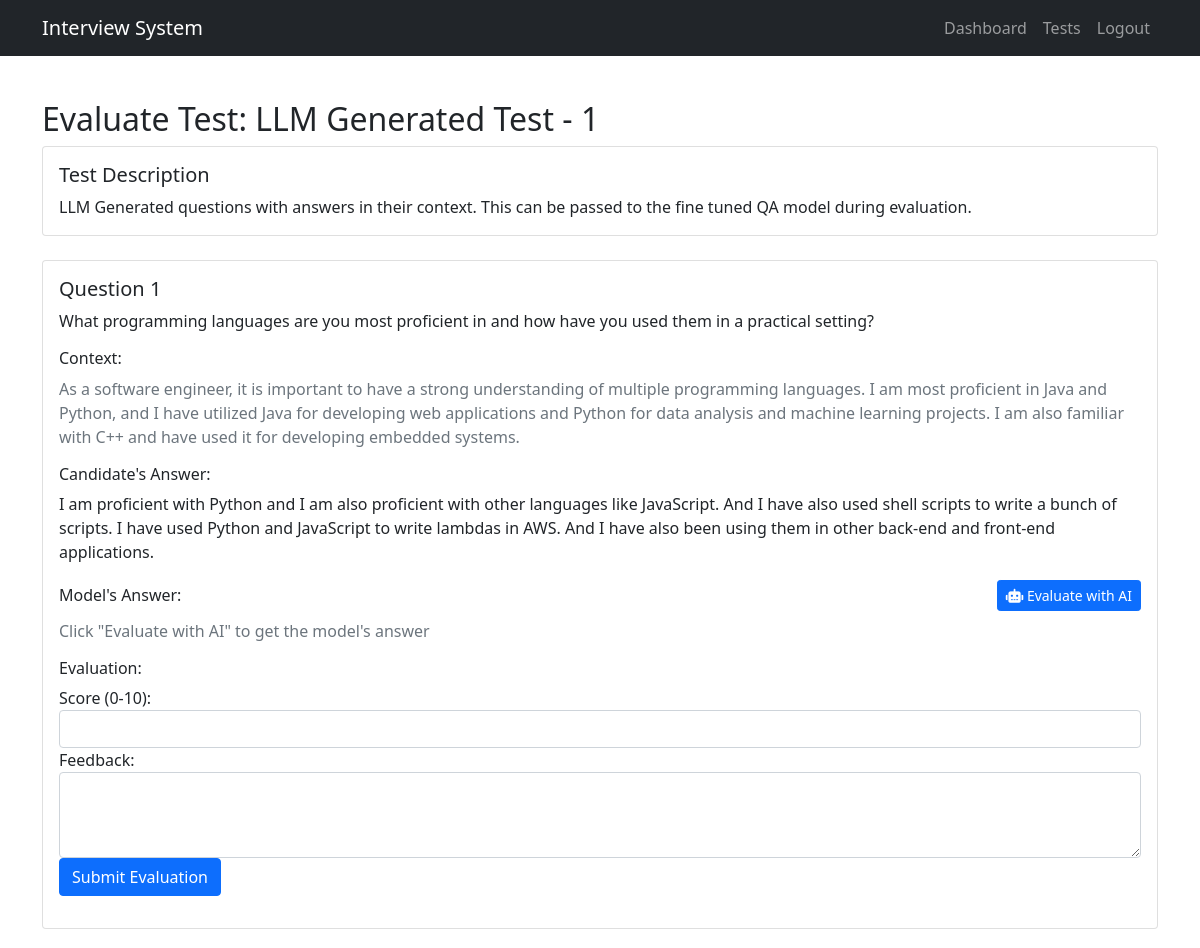
The page /admin/evaluate-test/3 (signed in, upper part) on the database as committed earlier.
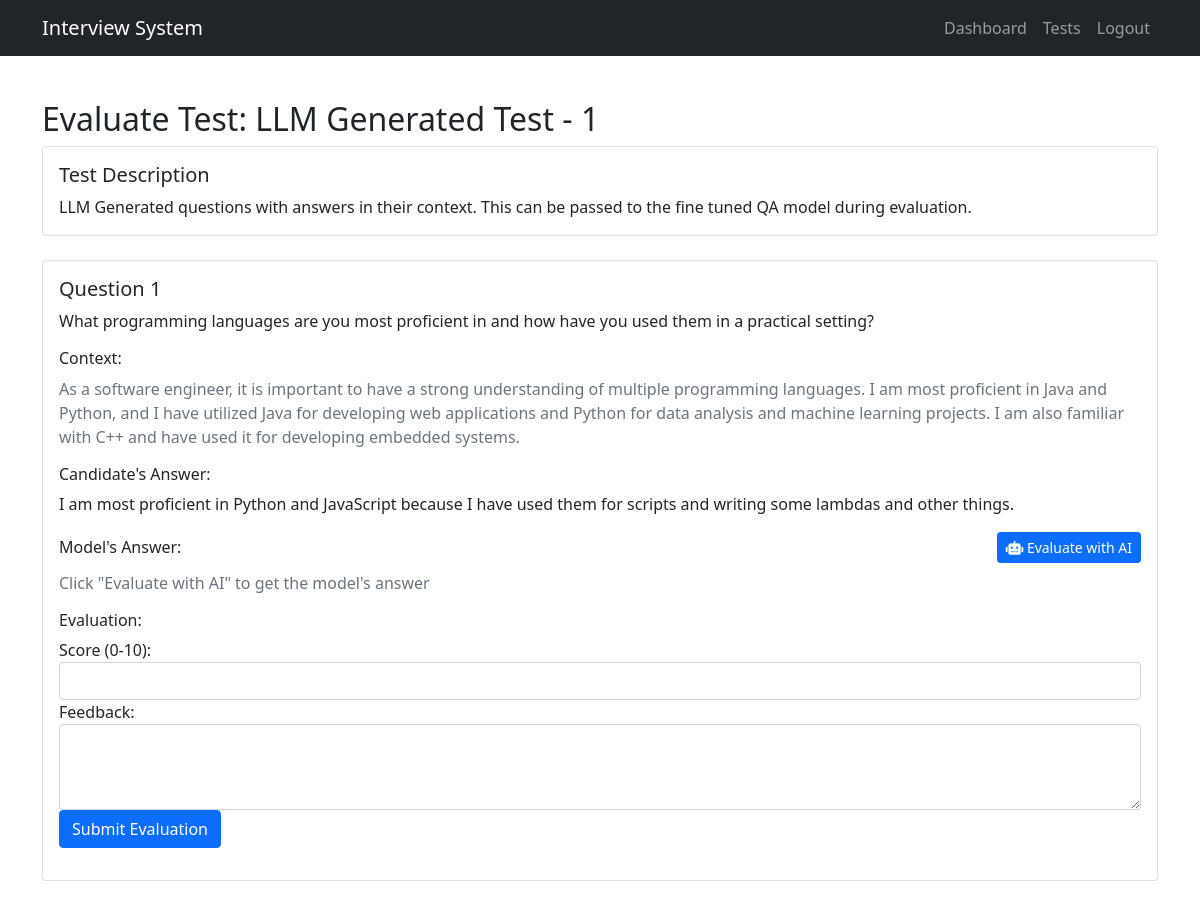
The same page on the database as committed later.
### app.py (models this page shows)
class Question(db.Model):
    id = db.Column(db.Integer, primary_key=True)
    test_id = db.Column(db.Integer, db.ForeignKey('test.id'), nullable=False)
    text = db.Column(db.String(500), nullable=False)
    context = db.Column(db.Text, nullable=True)
    order = db.Column(db.Integer, nullable=False)
    answer = db.Column(db.Text)
    audio_path = db.Column(db.String(200))
    score = db.Column(db.Float)
    feedback = db.Column(db.Text)

### app.py (the view)
@app.route('/admin/evaluate-test/<int:test_id>')
@login_required
@role_required('admin')
def evaluate_test(test_id):
    test = Test.query.get_or_404(test_id)
    questions = Question.query.filter_by(test_id=test_id).order_by(Question.order).all()
    return render_template('admin_evaluate_test.html', test=test, questions=questions)

### app.py (called while the page is built)
def login_required(f):
    @wraps(f)
    def decorated_function(*args, **kwargs):
        if 'user' not in session:
            flash('Please log in first.', 'warning')
            return redirect(url_for('login'))
        return f(*args, **kwargs)
    return decorated_function

def role_required(role):
    def decorator(f):
        @wraps(f)
        def decorated_function(*args, **kwargs):
            if 'user' not in session or session['role'] != role:
                flash(f'You do not have permission to access this page.', 'danger')
                return redirect(url_for('login'))
            return f(*args, **kwargs)
        return decorated_function
    return decorator

### templates/admin_evaluate_test.html (shortened to what this page needs)
{% extends "base.html" %}
{% block content %}
<div class="container mt-4">
    <h2>Evaluate Test: {{ test.title }}</h2>
    <div class="card mb-4">
        <div class="card-body">
            <h5 class="card-title">Test Description</h5>
            <p class="card-text">{{ test.description }}</p>
        </div>
    </div>
    {% for question in questions %}
    <div class="card mb-4" id="question-{{ question.id }}">
        <div class="card-body">
            <h5 class="card-title">Question {{ question.order }}</h5>
            <p class="card-text">{{ question.text }}</p>
            {% if question.context %}
            <div class="context-section mb-3">
                <h6>Context:</h6>
                <p class="text-muted">{{ question.context }}</p>
            </div>
            {% endif %}
            {% if question.answer %}
            <div class="answer-section mb-3">
                <h6>Candidate's Answer:</h6>
                <p>{{ question.answer }}</p>
            </div>
            {% endif %}
            <div class="model-answer-section mb-3">
                <div class="d-flex justify-content-between align-items-center mb-2">
                    <h6 class="mb-0">Model's Answer:</h6>
                    <button class="btn btn-sm btn-primary evaluate-ai" data-question-id="{{ question.id }}">
                        <i class="fas fa-robot"></i> Evaluate with AI
                    </button>
                </div>
                <div id="model-answer-{{ question.id }}" class="text-primary">
                    <div class="text-muted">Click "Evaluate with AI" to get the model's answer</div>
                </div>
            </div>
            <div class="evaluation-form">
                <h6>Evaluation:</h6>
                <form id="evaluation-form-{{ question.id }}" class="mb-3">
                    <div class="form-group">
                        <label for="score-{{ question.id }}">Score (0-10):</label>
                        <input type="number" class="form-control" id="score-{{ question.id }}"
                               min="0" max="10" step="0.1" required>
                    </div>
                    <div class="form-group">
                        <label for="feedback-{{ question.id }}">Feedback:</label>
                        <textarea class="form-control" id="feedback-{{ question.id }}" rows="3"></textarea>
                    </div>
                    <button type="submit" class="btn btn-primary">Submit Evaluation</button>
                </form>
            </div>
        </div>
    </div>
    {% endfor %}
</div>
{% endblock %}

Rows that differ between the two databases and show on the page:
changed Question: answer "I am proficient with Python and I am also proficient with other languages like JavaScript. And I have also used shell scripts to write a bunch of scripts. I have used Python and JavaScript to write lambdas in AWS. And I have also been using them in other back-end and front-end applications." → "I am most proficient in Python and JavaScript because I have used them for scripts and writing some lambdas and other things."
